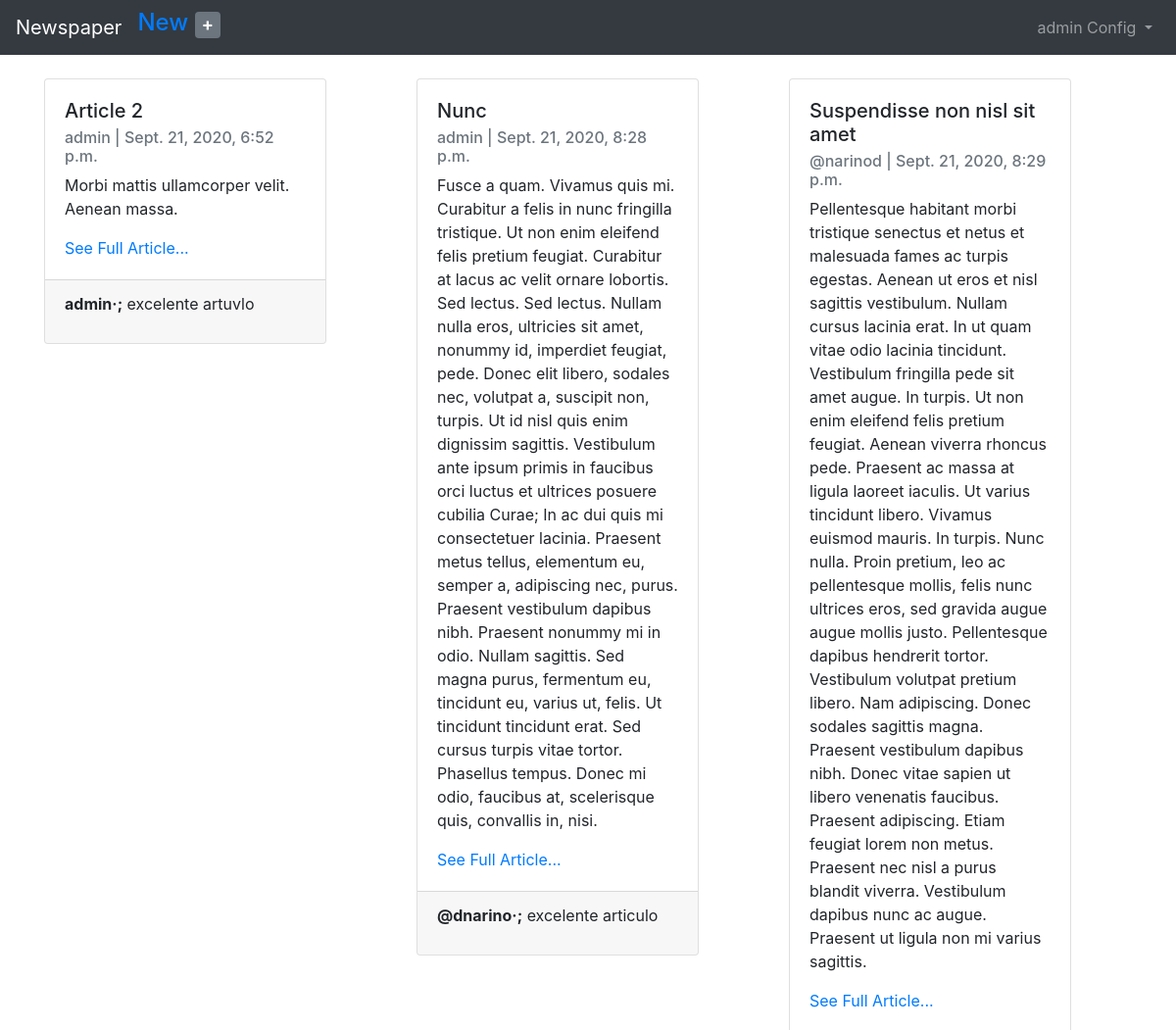
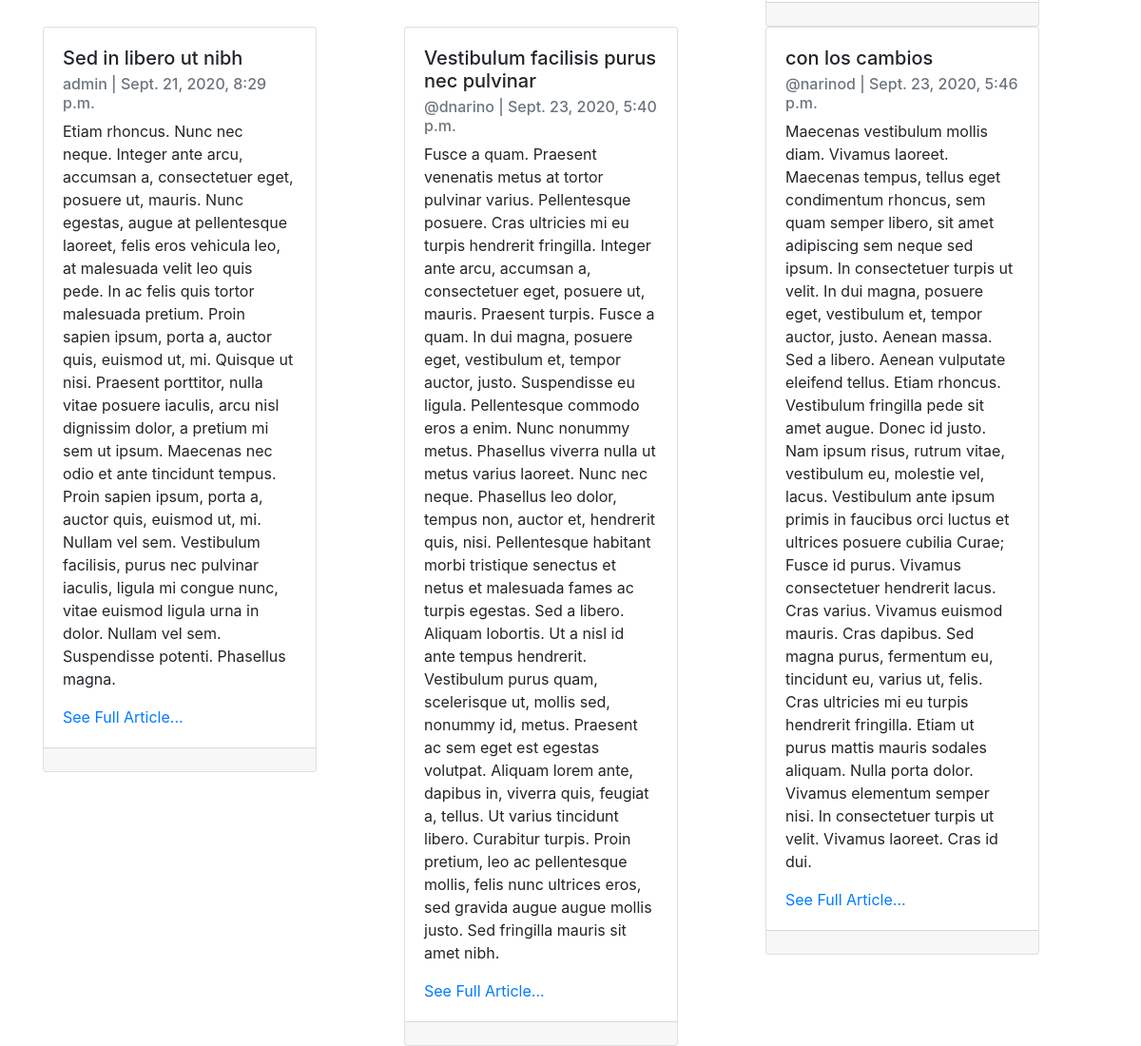
The page /articles/ (signed in) on the database its author committed (2 pictures, top to bottom).
### users/models.py (models this page shows)
class CustomUser(AbstractUser):
    age = models.PositiveIntegerField(default=0)

### articles/models.py (models this page shows, shortened)
class Article(models.Model):
    title = models.CharField(max_length=255)
    body = models.TextField()
    date = models.DateTimeField(auto_now_add=True)
    author = models.ForeignKey(
        settings.AUTH_USER_MODEL,
        on_delete=models.CASCADE,
    )

class Comment(models.Model):
    article = models.ForeignKey(
        Article,
        on_delete=models.CASCADE,
        related_name='comments'
    )
    body = models.CharField(max_length=140)
    author = models.ForeignKey(
        settings.AUTH_USER_MODEL,
        on_delete=models.CASCADE,
    )
    def __str__(self):
        return self.body

### articles/views.py (the view)
# urls.py: path('', views.ArticleListView.as_view(), name='article_list'),
class ArticleListView(LoginRequiredMixin,ListView):
    model = models.Article
    template_name = 'article_list.html'
    login_url = 'login'

### templates/article_list.html (shortened to what this page needs)
{% extends 'base.html' %}
{% block content %}
    <div class="container">
        <div class="row">
            {% for article in object_list %}
                <div class="col">
                    <div class="card" style="width: 18rem;">
                        <div class="card-body">
                            <h5 class="card-title">{{ article.title}}</h5>
                            <h6 class="card-subtitle mb-2 text-muted">{{ article.author }} | {{ article.date }}</h6>
                            <p class="card-text">{{ article.body }}</p>
                            <a href="{% url 'article_detail' article.pk %}" class="card-link">See Full Article...</a>
                        </div>
                        <div class="card-footer">
                            {% for comment in article.comments.all %}
                                <p>
                                <span class="font-weight-bold">{{ comment.author }}&middot;;</span>
                                {{ comment }}
                                </p>
                            {% endfor %}
                        </div>
                    </div>
                </div>
            {% endfor %}
        </div>
    </div>
{% endblock content %}

### templates/base.html (shortened to what this page needs)
<!doctype html>
<html lang="en">
<head>
    <link rel="stylesheet" href="https://stackpath.bootstrapcdn.com/bootstrap/4.5.2/css/bootstrap.min.css"
>
</head>
<body>
<nav class="navbar navbar-expand-md navbar-dark bg-dark mb-4">
    <a class="navbar-brand" href="{% url 'home' %}">Newspaper</a>
    {% if user.is_authenticated %}
        <ul class="navbar-nav mr-auto">
            <li class="nav-item">
                <a class="nav-item" href="{% url 'article_new' %}"><h4>New <span class="badge badge-secondary">+</span></h4> </a>
            </li>
        </ul>
    {% endif %}
    <div class="collapse navbar-collapse" id="navbarSupportedContent">
        {% if user.is_authenticated %}
            <ul class="navbar-nav ml-auto">
                <li class="nav-item">
                    <a class="nav-link dropdown-toggle" href="#" id="userMenu"
                       data-toggle="dropdown"
                       aria-haspopup="true" aria-expanded="false">
                        {{ user.username }} Config
                    </a>
                </li>
            </ul>
        {% else %}
            <form class="form-inline ml-auto">
                <a class="btn btn-outline-secondary" href="{% url 'login' %}">Log In</a>
                <a class="btn btn-primary ml-2" href="{% url 'signup' %}">Sign Up</a>
            </form>
        {% endif %}
    </div>
</nav>
{% block content %}
{% endblock %}
</body>
</html>

### rows shown on the page
CustomUser: username "admin"
Article: title "Article 2", author "admin", date "Sept. 21, 2020, 6:52 p.m.", body "Morbi mattis ullamcorper velit. Aenean massa."
Comment: author "admin", body "excelente artuvlo"
Article: title "Nunc", author "admin", date "Sept. 21, 2020, 8:28 p.m.", body "Fusce a quam. Vivamus quis mi. Curabitur a felis in nunc fringilla tristique. Ut non enim eleifend felis pretium feugiat. Curabitur at lacus ac velit ornare lobortis. Sed lectus. Sed lectus. Nullam nulla eros, ultricies sit amet, nonummy id, imperdiet feugiat, pede. Donec elit libero, sodales nec, volutpat a, suscipit non, turpis. Ut id nisl quis enim dignissim sagittis. Vestibulum ante ipsum primis in faucibus orci luctus et ultrices posuere cubilia Curae; In ac dui quis mi consectetuer lacinia. Praesent metus tellus, elementum eu, semper a, adipiscing nec, purus. Praesent vestibulum dapibus nibh. Praesent nonummy mi in odio. Nullam sagittis. Sed magna purus, fermentum eu, tincidunt eu,…"
Comment: author "@dnarino", body "excelente articulo"
Article: title "Suspendisse non nisl sit amet", author "@narinod", date "Sept. 21, 2020, 8:29 p.m.", body "Pellentesque habitant morbi tristique senectus et netus et malesuada fames ac turpis egestas. Aenean ut eros et nisl sagittis vestibulum. Nullam cursus lacinia erat. In ut quam vitae odio lacinia tincidunt. Vestibulum fringilla pede sit amet augue. In turpis. Ut non enim eleifend felis pretium feugiat. Aenean viverra rhoncus pede. Praesent ac massa at ligula laoreet iaculis. Ut varius tincidunt libero. Vivamus euismod mauris. In turpis. Nunc nulla. Proin pretium, leo ac pellentesque mollis, felis nunc ultrices eros, sed gravida augue augue mollis justo. Pellentesque dapibus hendrerit tortor. Vestibulum volutpat pretium libero. Nam adipiscing. Donec sodales sagittis magna. Praesent…"
Article: title "Sed in libero ut nibh", author "admin", date "Sept. 21, 2020, 8:29 p.m.", body "Etiam rhoncus. Nunc nec neque. Integer ante arcu, accumsan a, consectetuer eget, posuere ut, mauris. Nunc egestas, augue at pellentesque laoreet, felis eros vehicula leo, at malesuada velit leo quis pede. In ac felis quis tortor malesuada pretium. Proin sapien ipsum, porta a, auctor quis, euismod ut, mi. Quisque ut nisi. Praesent porttitor, nulla vitae posuere iaculis, arcu nisl dignissim dolor, a pretium mi sem ut ipsum. Maecenas nec odio et ante tincidunt tempus. Proin sapien ipsum, porta a, auctor quis, euismod ut, mi. Nullam vel sem. Vestibulum facilisis, purus nec pulvinar iaculis, ligula mi congue nunc, vitae euismod ligula urna in dolor. Nullam vel sem. Suspendisse potenti. Phasellus…"
Article: title "Vestibulum facilisis purus nec pulvinar", author "@dnarino", date "Sept. 23, 2020, 5:40 p.m.", body "Fusce a quam. Praesent venenatis metus at tortor pulvinar varius. Pellentesque posuere. Cras ultricies mi eu turpis hendrerit fringilla. Integer ante arcu, accumsan a, consectetuer eget, posuere ut, mauris. Praesent turpis. Fusce a quam. In dui magna, posuere eget, vestibulum et, tempor auctor, justo. Suspendisse eu ligula. Pellentesque commodo eros a enim. Nunc nonummy metus. Phasellus viverra nulla ut metus varius laoreet. Nunc nec neque. Phasellus leo dolor, tempus non, auctor et, hendrerit quis, nisi. Pellentesque habitant morbi tristique senectus et netus et malesuada fames ac turpis egestas. Sed a libero. Aliquam lobortis. Ut a nisl id ante tempus hendrerit. Vestibulum purus quam,…"
Article: title "con los cambios", author "@narinod", date "Sept. 23, 2020, 5:46 p.m.", body "Maecenas vestibulum mollis diam. Vivamus laoreet. Maecenas tempus, tellus eget condimentum rhoncus, sem quam semper libero, sit amet adipiscing sem neque sed ipsum. In consectetuer turpis ut velit. In dui magna, posuere eget, vestibulum et, tempor auctor, justo. Aenean massa. Sed a libero. Aenean vulputate eleifend tellus. Etiam rhoncus. Vestibulum fringilla pede sit amet augue. Donec id justo. Nam ipsum risus, rutrum vitae, vestibulum eu, molestie vel, lacus. Vestibulum ante ipsum primis in faucibus orci luctus et ultrices posuere cubilia Curae; Fusce id purus. Vivamus consectetuer hendrerit lacus. Cras varius. Vivamus euismod mauris. Cras dapibus. Sed magna purus, fermentum eu, tincidunt…"
